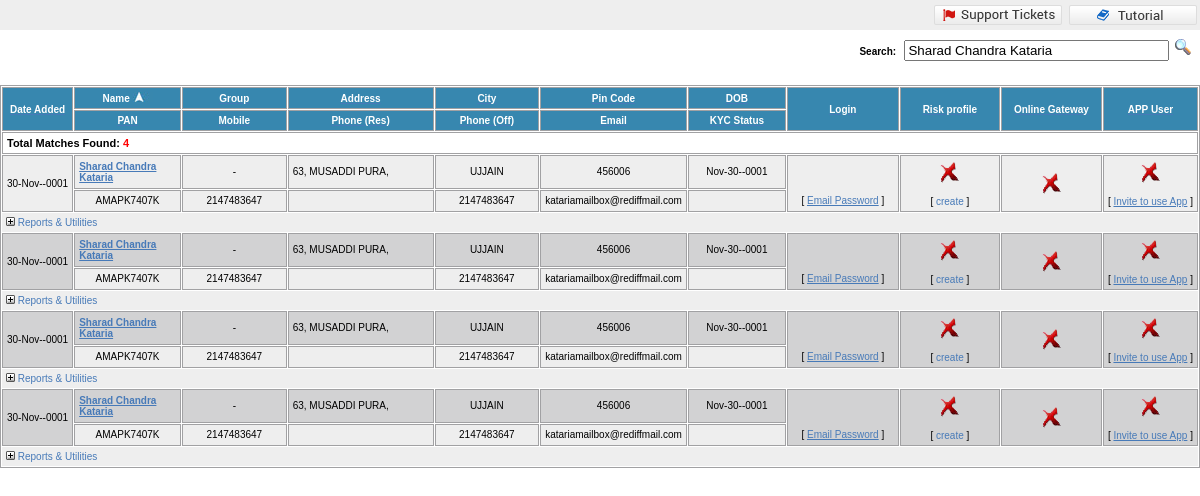
The app's page /auth/search.php?srch_str=Sharad Chandra Kataria (signed in) with its own data.
### tables this page shows
CREATE TABLE `investors` (
  `sno` int(11) NOT NULL,
  `foliochk` varchar(11) NOT NULL,
  `inv_name` varchar(40) NOT NULL,
  `address1` varchar(42) NOT NULL,
  `address2` varchar(35) DEFAULT NULL,
  `address3` varchar(19) DEFAULT NULL,
  `city` varchar(14) NOT NULL,
  `state` varchar(20) NOT NULL,
  `pincode` int(11) NOT NULL,
  `product` varchar(7) NOT NULL,
  `sch_name` varchar(100) NOT NULL,
  `rep_date` date NOT NULL,
  `clos_bal` decimal(9,3) NOT NULL,
  `rupee_bal` decimal(10,2) NOT NULL,
  `jnt_name1` varchar(24) DEFAULT NULL,
  `jnt_name2` varchar(30) DEFAULT NULL,
  `phone_res1` varchar(15) DEFAULT NULL,
  `phone_res2` varchar(15) DEFAULT NULL,
  `phone_res3` varchar(15) DEFAULT NULL,
  `phone_off1` varchar(15) DEFAULT NULL,
  `phone_off2` varchar(15) DEFAULT NULL,
  `phone_off3` varchar(15) DEFAULT NULL,
  `email` varchar(35) DEFAULT NULL,
  `holding_nature` varchar(2) NOT NULL,
  `uin_no` varchar(30) DEFAULT NULL,
  `pan_no` varchar(10) DEFAULT NULL,
  `joint1_pan` varchar(10) DEFAULT NULL,
  `joint2_pan` varchar(30) DEFAULT NULL,
  `guard_pan` varchar(30) DEFAULT NULL,
  `tax_status` varchar(27) NOT NULL,
  `broker_code` varchar(10) NOT NULL,
  `subbroker` varchar(7) DEFAULT NULL,
  `reinv_flag` varchar(1) NOT NULL,
  `bank_name` varchar(38) NOT NULL,
  `branch` varchar(30) NOT NULL,
  `ac_type` varchar(3) NOT NULL,
  `ac_no` varchar(20) NOT NULL,
  `b_address1` varchar(17) DEFAULT NULL,
  `b_address2` varchar(30) DEFAULT NULL,
  `b_address3` varchar(30) DEFAULT NULL,
  `b_city` varchar(16) NOT NULL,
  `b_pincode` int(11) DEFAULT NULL,
  `inv_dob` date DEFAULT NULL,
  `mobile_no` varchar(15) DEFAULT NULL,
  `occupation` varchar(34) DEFAULT NULL,
  `inv_iin` bit(1) NOT NULL,
  `nom_name` varchar(27) DEFAULT NULL,
  `relation` varchar(12) DEFAULT NULL,
  `nom_addr1` varchar(32) DEFAULT NULL,
  `nom_addr2` varchar(35) DEFAULT NULL,
  `nom_addr3` varchar(16) DEFAULT NULL,
  `nom_city` varchar(8) DEFAULT NULL,
  `nom_state` varchar(2) DEFAULT NULL,
  `nom_pincode` int(11) DEFAULT NULL,
  `nom_ph_off` varchar(30) DEFAULT NULL,
  `nom_ph_res` varchar(30) DEFAULT NULL,
  `nom_email` varchar(30) DEFAULT NULL,
  `nom_percentage` int(11) DEFAULT NULL,
  `nom2_name` varchar(21) DEFAULT NULL,
  `nom2_relation` varchar(12) DEFAULT NULL,
  `nom2_addr1` varchar(30) DEFAULT NULL,
  `nom2_addr2` varchar(30) DEFAULT NULL,
  `nom2_addr3` varchar(30) DEFAULT NULL,
  `nom2_city` varchar(30) DEFAULT NULL,
  `nom2_state` varchar(30) DEFAULT NULL,
  `nom2_pincode` varchar(30) DEFAULT NULL,
  `nom2_ph_off` varchar(30) DEFAULT NULL,
  `nom2_ph_res` varchar(30) DEFAULT NULL,
  `nom2_email` varchar(30) DEFAULT NULL,
  `nom2_percentage` int(11) DEFAULT NULL,
  `nom3_name` varchar(30) DEFAULT NULL,
  `nom3_relation` varchar(30) DEFAULT NULL,
  `nom3_addr1` varchar(30) DEFAULT NULL,
  `nom3_addr2` varchar(30) DEFAULT NULL,
  `nom3_addr3` varchar(30) DEFAULT NULL,
  `nom3_city` varchar(30) DEFAULT NULL,
  `nom3_state` varchar(30) DEFAULT NULL,
  `nom3_pincode` varchar(30) DEFAULT NULL,
  `nom3_ph_off` varchar(30) DEFAULT NULL,
  `nom3_ph_res` varchar(30) DEFAULT NULL,
  `nom3_email` varchar(30) DEFAULT NULL,
  `nom3_percentage` varchar(30) DEFAULT NULL,
  `ifsc_code` varchar(11) DEFAULT NULL,
  `dp_id` varchar(12) DEFAULT NULL,
  `demat` varchar(1) NOT NULL,
  `guard_name` varchar(30) DEFAULT NULL,
  `brokcode` varchar(10) NOT NULL,
  `folio_date` date NOT NULL,
  `aadhaar` varchar(32) DEFAULT NULL,
  `tpa_linked` varchar(30) DEFAULT NULL,
  `fh_ckyc_no` int(11) DEFAULT NULL,
  `jh1_ckyc` varchar(30) DEFAULT NULL,
  `jh2_ckyc` varchar(30) DEFAULT NULL,
  `g_ckyc_no` varchar(30) DEFAULT NULL,
  `jh1_dob` date DEFAULT NULL,
  `jh2_dob` varchar(30) DEFAULT NULL,
  `guardian_dob` date DEFAULT NULL,
  `amc_code` varchar(2) NOT NULL,
  `gst_state_code` int(11) DEFAULT NULL,
  `username` varchar(100) DEFAULT NULL,
  `password` varchar(100) DEFAULT NULL,
  `status` varchar(15) DEFAULT NULL,
  `fax_res` varchar(15) DEFAULT NULL,
  `fax_off` varchar(15) DEFAULT NULL,
  `inv_doa` date NOT NULL,
  `datetime` datetime DEFAULT CURRENT_TIMESTAMP
);

### auth/search.php (the view, shortened to what this page needs)
<?php
include('session.php');
$sort='inv_name ASC';
$q='select * from investors where inv_name like "%'.$_GET["srch_str"].'%" order by '.$sort.'';
$result=$db->query($q);
$num=$result->num_rows;
?>
<html>
<head>
<link REL="stylesheet" HREF="FinnSys/includes/standard.css" TYPE="text/css">
</head>
<body leftmargin="0" topmargin="0" marginheight="0" marginwidth="0">
<center>
<form method="get" NAME="form1" action="search.php">
<table height="30" border=0 cellpadding=0 cellspacing=0 width="100%" valign=top bgcolor="#eeeeee" >
		<tr  >
			<td width="85%" align=left class=smaller >
			</td>
		    <td class=smaller valign=middle align=center nowrap width="135px">
                <A  onclick="window.open('/finnsys/help/main.asp?moveto=S','HELP','top=0,left=0,height=600,width=900,header=no,resizable=yes,scrollbars=1,status=1'); return false;"  href="#"><img src="finnsys/images/support.png" border=0></a>
		    </td>
		    <td class=smaller valign=middle align=center nowrap width="135px">
			    <A  onclick="window.open('/finnsys/help/main.asp?page=INVESTORSEARCH','HELP','top=0,left=0,height=600,width=900,header=no,resizable=yes,scrollbars=1,status=1'); return false;" href="#"><img src="finnsys/images/tutorial.png" border=0></a>
		    </td>
		</tr>
</table>
<table border=0 cellpadding=8 cellspacing=1 width="100%" valign=top >
<tr>
	<td class=smaller valign=top>
	</td>
	<td class=smallest align=right valign=top>
	    <b>Search:</b>&nbsp;&nbsp;
	    <input type="text" size="30" name="srch_str" width="90%" value="<?php if(isset($_GET['srch_str'])){echo $_GET['srch_str'];}?>">&nbsp;
	    <input name="imageField" type="image" src="FinnSys/images/srch.gif" border="0">
	</td>
</tr>
</table>
<br>
	<table width="100%" border=1 cellpadding=4 cellspacing=1 bordercolor="#a1a1a3" id="table-1" >
    <thead>
	<tr bgcolor="#3787af">
        <td class=smallest width="5%" align=center rowspan="2" nowrap>
			<A HREF="search.php?grp_only=&CHARONLY=&TO_REPORT=TXN_SUMM&SHOWFOLIO=1&srch_str=<?php if(isset($_GET['srch_str'])){echo $_GET['srch_str'];}?>&sortby=ADDDATE"><b><font color="#ffffff">Date Added</b></font></A>
		</td>
		<td class=smallest width="10%" align=center>
			<b><font color="#ffffff">Name</b></font>&nbsp;<img src="FinnSys/images/blue-asc.jpg" border=0>
		</td>
		<td class=smallest width="10%" align=center>
			<A HREF="search.asp?grp_only=&CHARONLY=&TO_REPORT=TXN_SUMM&SHOWFOLIO=1&srch_str=arpit&sortby=GROUP_TITLE"><b><font color="#ffffff">Group</b></font></A>
		</td>
		<td class=smallest width="15%" align=center>
			<A HREF="search.asp?grp_only=&CHARONLY=&TO_REPORT=TXN_SUMM&SHOWFOLIO=1&srch_str=arpit&sortby=ADDRESS"><b><font color="#ffffff">Address</b></font></A>
		</td>
		<td class=smallest width="10%" align=center>
			<A HREF="search.asp?grp_only=&CHARONLY=&TO_REPORT=TXN_SUMM&SHOWFOLIO=1&srch_str=arpit&sortby=CITY"><b><font color="#ffffff">City</b></font></A>
		</td>
        <td class=smallest width="10%" align=center>
			<A HREF="search.asp?grp_only=&CHARONLY=&TO_REPORT=TXN_SUMM&SHOWFOLIO=1&srch_str=arpit&sortby=PINCODE"><b><font color="#ffffff">Pin Code</b></font></A>
		</td>
       <td class=smallest width="10%" align=center>
			<A HREF="search.asp?grp_only=&CHARONLY=&TO_REPORT=TXN_SUMM&SHOWFOLIO=1&srch_str=arpit&sortby=DOB"><b><font color="#ffffff">DOB</b></font></A>
		</td>
        <td class=smallest width="10%" align=center rowspan="2">
			<A HREF="search.asp?grp_only=&CHARONLY=&TO_REPORT=TXN_SUMM&SHOWFOLIO=1&srch_str=arpit&sortby=LOGIN"><b><font color="#ffffff">Login</b></font></A>
		</td>
        <td class=smallest width="10%" align=center rowspan="2">
			<A HREF="search.asp?grp_only=&CHARONLY=&TO_REPORT=TXN_SUMM&SHOWFOLIO=1&srch_str=arpit&sortby=RISK"><b><font color="#ffffff">Risk profile</b></font></A>
		</td>
        <td class=smallest width="10%" align=center rowspan="2">
			<A HREF="search.asp?grp_only=&CHARONLY=&TO_REPORT=TXN_SUMM&SHOWFOLIO=1&srch_str=arpit&sortby=ONLGW"><b><font color="#ffffff">Online Gateway</b></font></A>
		</td>
        <td class=smallest width="10%" align=center rowspan="2">
			<A HREF="search.asp?grp_only=&CHARONLY=&TO_REPORT=TXN_SUMM&SHOWFOLIO=1&srch_str=arpit&sortby=APP"><b><font color="#ffffff">APP User</b></font></A>
		</td>
	</tr>
	<tr bgcolor="#3787af">
        <td class=smallest width="5%" align=center>
			<A HREF="search.asp?grp_only=&CHARONLY=&TO_REPORT=TXN_SUMM&SHOWFOLIO=1&srch_str=arpit&sortby=PAN"><b><font color="#ffffff">PAN</b></font></A>
		</td>
        <td class=smallest width="10%" align=center>
			<A HREF="search.asp?grp_only=&CHARONLY=&TO_REPORT=TXN_SUMM&SHOWFOLIO=1&srch_str=arpit&sortby=MOBILE"><b><font color="#ffffff">Mobile</b></font></A>
		</td>
        <td class=smallest width="10%" align=center>
			<A HREF="search.asp?grp_only=&CHARONLY=&TO_REPORT=TXN_SUMM&SHOWFOLIO=1&srch_str=arpit&sortby=PHONE_RES"><b><font color="#ffffff">Phone (Res)</b></font></A>
		</td>
		<td class=smallest width="10%" align=center>
			<A HREF="search.asp?grp_only=&CHARONLY=&TO_REPORT=TXN_SUMM&SHOWFOLIO=1&srch_str=arpit&sortby=PHONE_OFF"><b><font color="#ffffff">Phone (Off)</b></font></A>
		</td>
        <td class=smallest width="10%" align=center>
			<A HREF="search.asp?grp_only=&CHARONLY=&TO_REPORT=TXN_SUMM&SHOWFOLIO=1&srch_str=arpit&sortby=EMAIL"><b><font color="#ffffff">Email</b></font></A>
		</td>
		 <td class=smallest width="10%" align=center>
			<A HREF="search.asp?grp_only=&CHARONLY=&TO_REPORT=TXN_SUMM&SHOWFOLIO=1&srch_str=arpit&sortby=KYC"><b><font color="#ffffff">KYC Status</b></font></A>
		</td>
	</tr>
	</thead>
	<tbody>
            <tr >
		        <td colspan=11 class=smaller >
		        <b>Total Matches Found:&nbsp;<font color=red><?php echo $num;?></font></b>
		        </td>
	        </tr>
        <?php
        $flag=0;
        while($r=mysqli_fetch_array($result)){
            if($flag==0){
                $color='#eeeeee';
            }
            else{
                $color='#d2d2d3';
                $flag--;
            }
            echo '<tr bgcolor="'.$color.'">
                <td class=smallest align=CENTER rowspan="2" nowrap>
                    '.date("d-M-Y",strtotime($r['folio_date'])).'
                </td>
		        <td class=smallest align=LEFT>
		            <a href="#" OnClick=window.open("../client_management/add_new.php?invid='.$r['sno'].'","","top=0,left=50,height=540,width=700,header=no,resizable=yes,scrollbars=1"); return false; title="Click to open Investor Record"  ><b>'.$r["inv_name"].'</b></a>
                </td>
		        <td class=smallest align=CENTER>
			            -
		        </td>
		        <td class=smallest align=LEFT>'.$r['address1'].'</td>
		        <td class=smallest align=center>'.$r['city'].'</td>
                <td class=smallest align=center>'.$r['pincode'].'</td>
                <td class=smallest align=center>'.date("M-d-Y",strtotime($r['inv_dob'])).'</td>
                <td class=smallest align=center rowspan="2" valign="middle" nowrap>
                    '.$r['username'].'<br><br><br>
				        [ <A href="tools/mailer_investor.php?todo=1&tid='.$r['sno'].'">Email Password</A> ]
                </td>
                <td class=smallest align=center rowspan="2" valign="middle" nowrap>
                        <img src="finnsys/images/trans_cross.png"><br /><br />
                        [ <a href="#" style="text-decoration:none" Onclick="window.open("/finnsys/finplan/goal.asp?INVESTOR_ID='.$r['sno'].'","SYSREPORT","top=100,left=100,height=550,width=850,header=no,resizable=yes,scrollbars=1,status=1");return false;">create</a> ]
                </td>
                <td class=smallest align=center rowspan="2" valign="middle" nowrap>
                        <img src="finnsys/images/trans_cross.png">
                </td>
                <td class=smallest align=center rowspan="2" valign="middle" nowrap>
                        <img src="finnsys/images/trans_cross.png"><br /><br />
                                [ <A onclick="window.open("FinnSys/tools/mailer.investor.asp?todo=2&tid='.$r['sno'].'","","top=50,left=200,height=500,width=600,header=no,resizable=yes,scrollbars=1"); return false;" href="#">Invite to use App</A> ]
                </td>
	        </tr>
	        <tr bgcolor="#eeeeee">
                <td class=smallest align=center>'.$r['pan_no'].'</td>
                <td class=smallest align=center>'.$r['mobile_no'].'</td>
                <td class=smallest align=center>'.$r['phone_res1'].'</td>
                <td class=smallest align=center>'.$r['phone_off1'].'</td>
                <td class=smallest align=center>'.$r['email'].'</td>
                <td class=smallest align=center>'.$r['fh_ckyc_no'].'</td>
	        </tr>
	        <tr bgcolor="#eeeeee">
                <TD colspan=11 class=smallest style="border: 0px solid;" align="center">
                    <span class=smallest style="float:left;"><a onclick="open_div_fns(\''.$r['sno'].'\');" href="#" style="text-decoration:none;" ><img src="FinnSys/images/button_Open.gif" border=0 id="IMG_MENUS_'.$r['sno'].'">&nbsp;Reports & Utilities</a></span>
                    <DIV id="DIV_MENUS_'.$r['sno'].'" style="display:none;">
			                <TD class="smallest" valign="top" nowrap style="border:1px solid #a1a1a3;width:150px;text-align:center; background-color:#3787af;" id="TAB_FOLIO_'.$r['sno'].'">
			                    <a id="TAB_FOLIO_LNK_'.$r['sno'].'" href="#" class=smallest onClick="OpenFolio(\''.$r['sno'].'\'); return false;" style="color:#ffffff;">Folio List</a>
			                </TD>
			                        '.$r[''].''.$r[''].'
				                    <div style="float:left;width:100px;padding:8px;display:none;position:absolute;" id="UD_DIV_PORTF_'.$r['sno'].'" name="UD_DIV_PORTF_'.$r['sno'].'">
                                                '.$r[''].'
                                                '.$r[''].'
                                                '.$r[''].'
                                                '.$r[''].'
                                                '.$r[''].'
                                                '.$r[''].'
                                                '.$r[''].'
                                    </div>
			                        '.$r[''].''.$r[''].'
				                    <div style="float:left;width:100px;padding:8px;display:none;position:absolute;" id="UD_DIV_FINP_'.$r['sno'].'" name="UD_DIV_FINP_'.$r['sno'].'">
                                                '.$r[''].'
                                                '.$r[''].'
                                    </div>
			                        '.$r[''].''.$r[''].'
                                    <div style="float:left;width:100px;padding:8px;display:none;position:absolute;" id="UD_DIV_ALERTS_'.$r['sno'].'" name="UD_DIV_ALERTS_'.$r['sno'].'">
                                                '.$r[''].'
                                                '.$r[''].'
                                                '.$r[''].'
                                                '.$r[''].'
                                    </div>
			                        '.$r[''].''.$r[''].'
				                    <div style="float:left;width:100px;padding:8px;display:none;position:absolute;" id="UD_DIV_TOOLS_'.$r['sno'].'" name="UD_DIV_TOOLS_'.$r['sno'].'">
                                                '.$r[''].'
                                                '.$r[''].'
                                    </div>
			                        '.$r[''].''.$r[''].'
				                    <div style="float:left;width:100px;padding:8px;display:none;position:absolute;" id="UD_DIV_SUBSC_'.$r['sno'].'" name="UD_DIV_SUBSC_'.$r['sno'].'">
                                                '.$r[''].'
                                    </div>
                    </DIV>
                    <DIV id="DIV_FOL_'.$r['sno'].'" style="padding:8px; display:none; position:center; width:75%" class="smallest">
                    </DIV>
                </TD>
            </tr>';
        $flag++;}
        ?>
    </tbody>
	</table>
</form>
    <br /><br /><br />
</center>
</body>
</html>

### auth/finnsys/includes/standard.css (style rules this page uses)
body { font-family: arial, helvetica, sans-serif; font-size: 10pt; background-color: #ffffff; margin-left:0; margin-top:0; margin-right:0 }
table, td { font-family: arial, helvetica, sans-serif; font-size: 10pt; color: #000000 }
.smaller { font-family: verdana,arial, helvetica, sans-serif; font-size: 11px; color: #000000 }
.smallest { font-family: verdana,arial, helvetica, sans-serif; font-size: 10px; color: #000000 }
a:link { color: #477AB8 }

### records on screen
investors: folio_date "30-Nov--0001", inv_name "Sharad Chandra Kataria", address1 "63, MUSADDI PURA,", city "UJJAIN", pincode "456006", inv_dob "Nov-30--0001", pan_no "AMAPK7407K", mobile_no "2147483647", phone_off1 "2147483647", email "katariamailbox@rediffmail.com"
investors: folio_date "30-Nov--0001", inv_name "Sharad Chandra Kataria", address1 "63, MUSADDI PURA,", city "UJJAIN", pincode "456006", inv_dob "Nov-30--0001", $r['sno'] 6 (drawn), pan_no "AMAPK7407K", mobile_no "2147483647", phone_off1 "2147483647", email "katariamailbox@rediffmail.com"
investors: folio_date "30-Nov--0001", inv_name "Sharad Chandra Kataria", address1 "63, MUSADDI PURA,", city "UJJAIN", pincode "456006", inv_dob "Nov-30--0001", pan_no "AMAPK7407K", mobile_no "2147483647", phone_off1 "2147483647", email "katariamailbox@rediffmail.com"
investors: folio_date "30-Nov--0001", inv_name "Sharad Chandra Kataria", address1 "63, MUSADDI PURA,", city "UJJAIN", pincode "456006", inv_dob "Nov-30--0001", pan_no "AMAPK7407K", mobile_no "2147483647", phone_off1 "2147483647", email "katariamailbox@rediffmail.com"

### other values on screen
$num "4"
